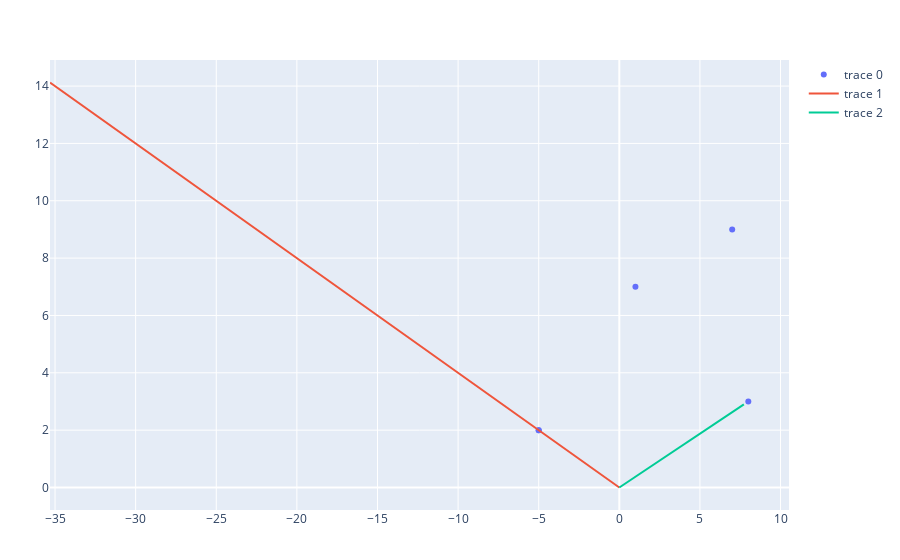

Write notebook code for a chart like this one.
### Markdown cell above
<h2> Ejemplos en $R^2$ </h2>

### Code cell
x = rand(-10:10,5)
y = rand(0:10,5)

println("Los puntos a los que vamos a hallar el cono convexo son: ")
println([x y])

FinalConic([x y])

### Figure 1 — Plotly figure (JSON) as saved in the notebook; plotly's stock layout.template omitted (floating-point values rounded to 4 significant figures)
{"data": [{"mode": "markers", "type": "scatter", "x": [1, -5, -5, 8, 7], "y": [7, 2, 2, 3, 9]}, {"mode": "lines", "type": "scatter", "x": [-35.31, 0], "y": [14.13, 0]}, {"mode": "lines", "type": "scatter", "x": [7.726, 0], "y": [2.897, 0]}], "layout": {"margin": {"b": 50, "l": 50, "r": 50, "t": 60}}}
